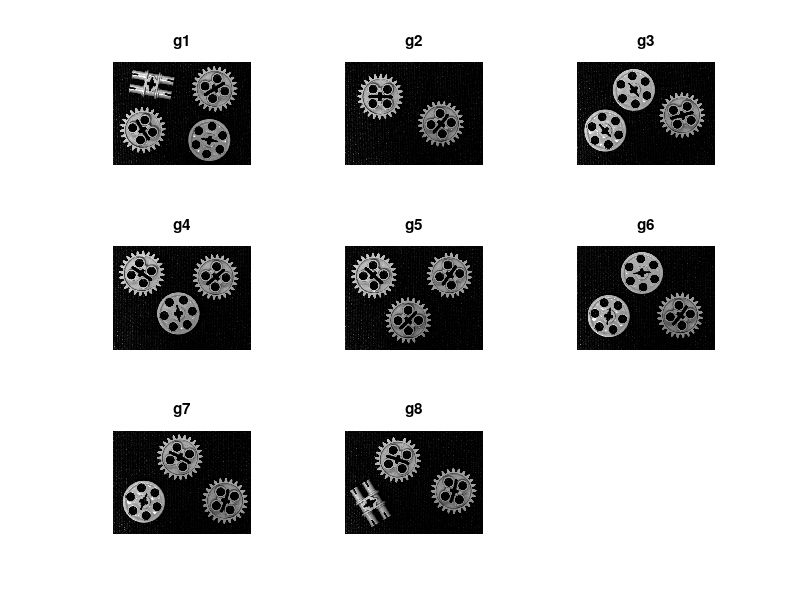

MATLAB code for this plot:
load Gears

f = figure, set(f,'Name','IMAGENES A CLASIFICAR');

for k = 1:8
    eval(['subplot(3,3,',num2str(k),'); imshow(g',num2str(k),');']);
    title(['g',num2str(k)]);
end
